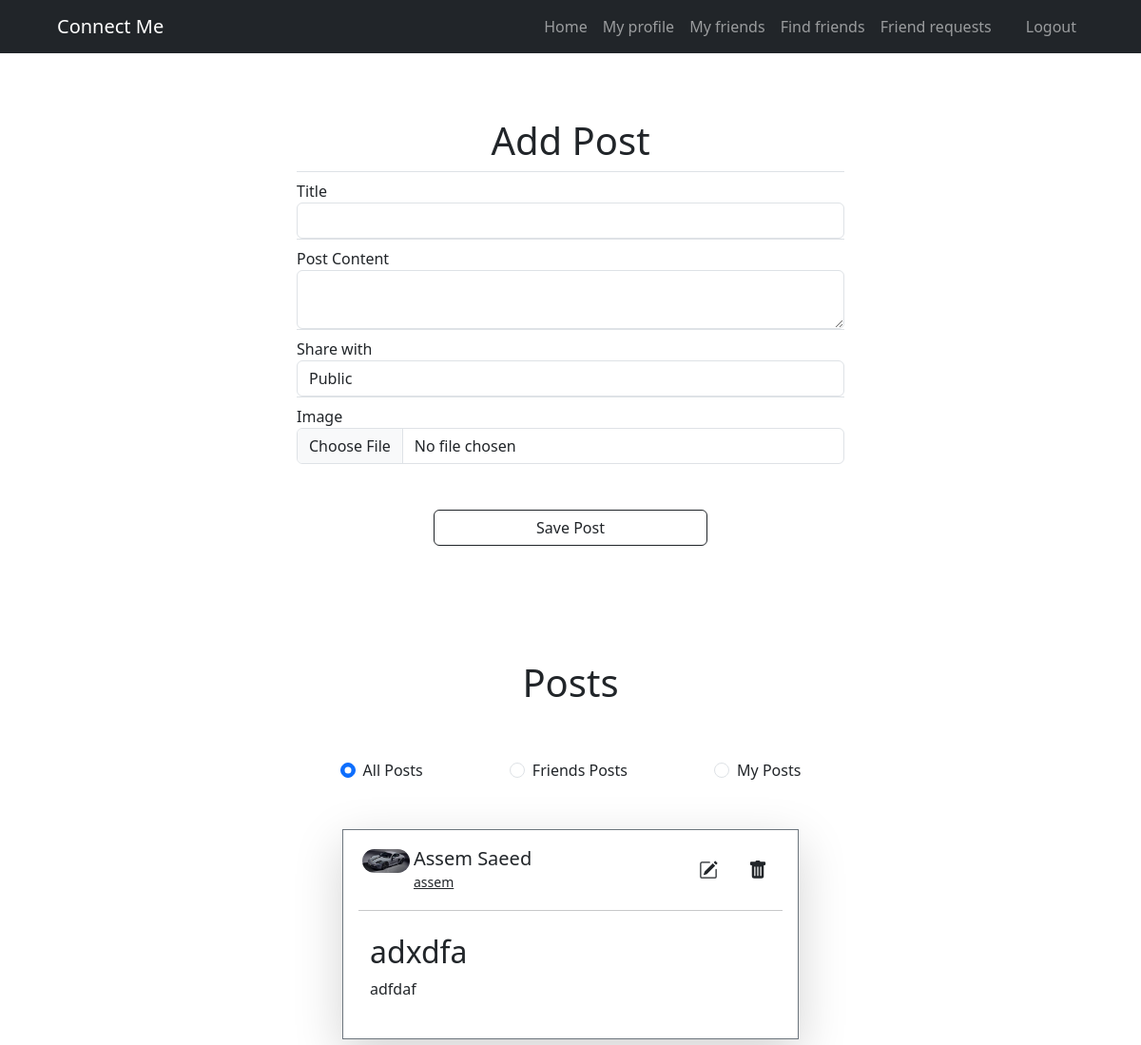
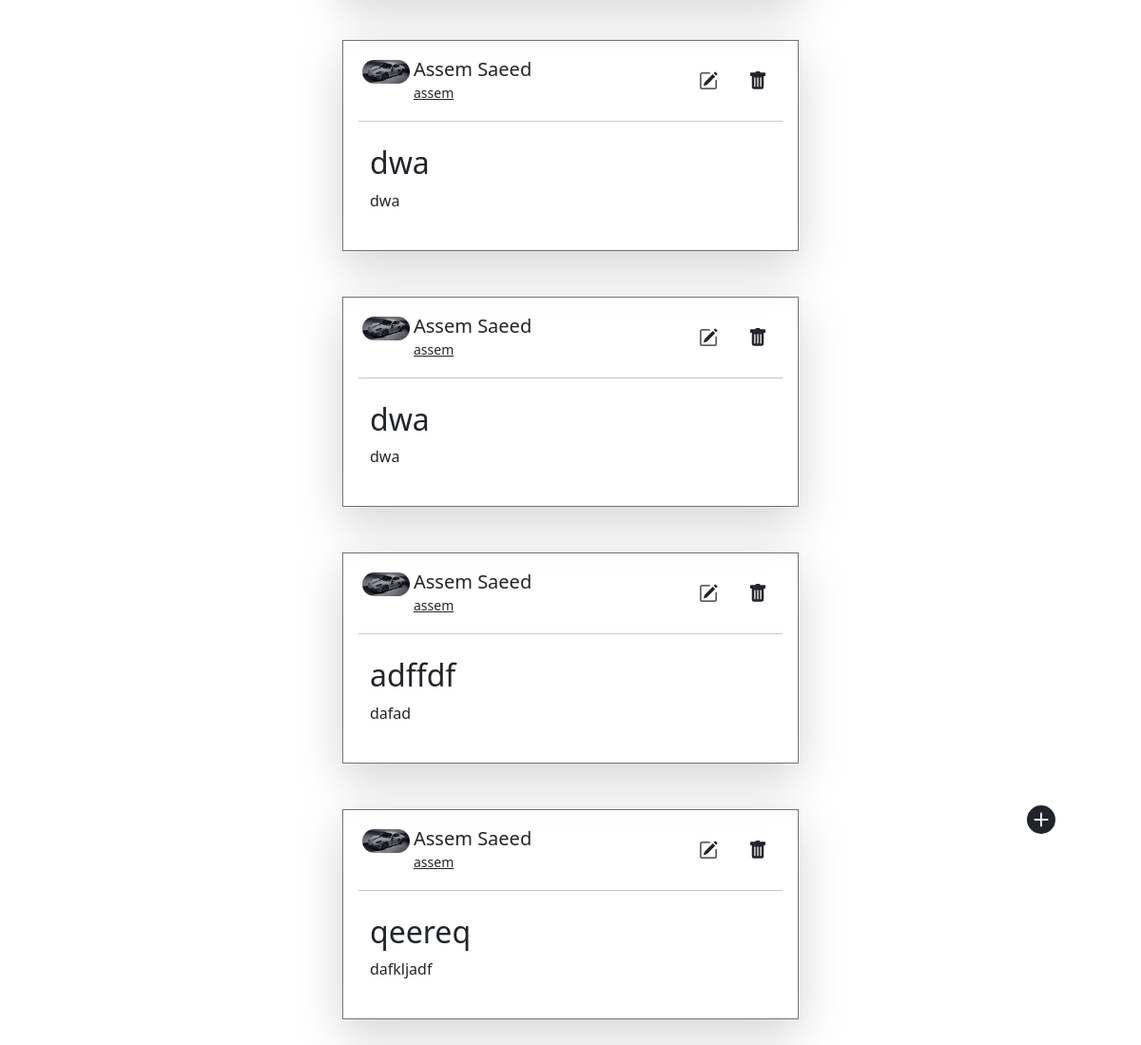
Screenshot of /home (signed in) with the database file from the repository (2 pictures, top to bottom).
### mainpro/models.py (models this page shows)
class Post (db.Model):
    id = db.Column(db.Integer, primary_key=True)
    date = db.Column(db.DateTime, nullable=False, default = datetime.now())
    title = db.Column(db.String(100), nullable=False)
    content = db.Column(db.Text, nullable=False)
    status = db.Column(db.String(10), nullable=False, default='public')
    post_image_data = db.Column(db.LargeBinary, nullable=True)
    post_image_filename = db.Column(db.String(250), nullable=True)
    user_id = db.Column(db.Integer, db.ForeignKey('user.id'), nullable=False)

class User (db.Model, UserMixin):
    id = db.Column(db.Integer, primary_key=True)
    first_name = db.Column(db.String(20), nullable=True)
    middle_name = db.Column(db.String(20), nullable=True)
    last_name = db.Column(db.String(20), nullable=True)
    birth_date = db.Column(db.DateTime(), nullable=True)
    profile_image_data = db.Column(db.LargeBinary, nullable=True)
    profile_image_filename = db.Column(db.String(250), nullable=True)
    username = db.Column(db.String(20), unique=True, nullable=False)
    email = db.Column(db.String(120), unique=True, nullable=False)
    password = db.Column(db.String(60), nullable=False )
    posts = db.relationship('Post', backref='author', lazy=True)
    no_of_friends = db.Column(db.Integer, nullable=False, default=0)
    pendings = db.Column(db.Integer, nullable=False, default=0)

### mainpro/routes.py (the view, shortened to what this page needs)
@app.route('/', methods = ['GET', 'POST'])
@app.route('/home', methods = ['GET', 'POST'])
@app.route('/edit/<post_id>', methods = ['GET', 'POST'])
@login_required
def home(post_id = ""):
    form2 = None
    post_to_edit = None
    form = PostForm()
    friend_posts = []
    friendships = Friendship.query.filter((Friendship.user_id == current_user.id)).all()
    for friendship in friendships:
        friend_posts += User.query.get(friendship.friend_id).posts
    friends_posts  = list(filter(lambda post : post.status == 'Friends_only' , friend_posts ))
    posts_id = []
    for post in friends_posts:
        posts_id.append(post.id)
    friends_posts = list(filter(lambda post : post.status == 'Public' , friend_posts ))
    for post in friends_posts:
        posts_id.append(post.id)
    posts_onlyme = db.session.query(
            Post,
            User
        )\
        .join( User, Post.user_id == User.id)\
        .filter(Post.user_id == current_user.id)\
        .order_by(Post.date.desc())\
        .all()
    friendsandI_posts = db.session.query(
            Post,
            User
        )\
        .join( User, Post.user_id == User.id)\
        .filter(Post.id.in_(posts_id))\
        .order_by(Post.date.desc())\
        .all()
    posts_public = db.session.query(
            Post,
            User
        )\
        .join( User, Post.user_id == User.id)\
        .filter((Post.status == "Public") | (Post.user_id == current_user.id) | (Post.id.in_(posts_id)))\
        .order_by(Post.date.desc())\
        .all()
    endpoint_title = 'home'
    return render_template('home.html', data={ 'title':endpoint_title, 'Navbar':Navbar, 'form': form, "form2":form2, "user": current_user,  "posts_onlyme": posts_onlyme, "posts_public":posts_public, "friends_only_posts":friendsandI_posts, "friends_only_posts_ids":posts_id, 'post_to_edit':post_to_edit })

### mainpro/forms.py
class PostForm(FlaskForm):
    title = StringField(
        'Title',
        validators=[
            DataRequired(),
            Length(min=2, max=20)
        ]
        )
    content = TextAreaField(
        'Post Content'
        )
    status = SelectField(u'Share with',
                        choices=[('Public', 'Public'), ('Friends_only', 'Friends_only'), ('Only_me', 'Only_me')]
        )
    post_image= FileField(
        'Image'
    )
    submit = SubmitField(
        'Save Post'
    )

### mainpro/models.py (called while the page is built)
@login_manager.user_loader
def load_user(user_id):
    return User.query.get(int(user_id))

### mainpro/templates/home.html (shortened to what this page needs)
{% extends "base.html" %}
{% block content %}
<div class='container content_home text-dark w-50'>
    <div  style="margin-top:100px">
        <form action="" method="POST" enctype="multipart/form-data">
            <div class="d-flex justify-content-around"><h1>Add Post</h1></div>
            <fieldset class = "form-group">
                <legend class="border-bottom mb4"></legend>
                <div class="form-group">
                    {{ data.form.title.label(class = "form-control-label") }}
                    {% if data.form.title.errors %}
                        {{ data.form.title(class = "form-control is-invalid") }}
                        <div class="invalid-feedback">
                            {% for error in data.form.title.errors %}
                                <span>{{ error }}</span>
                            {% endfor %}
                        </div>
                    {% else %}
                        {{ data.form.title(class = " input_x form-control") }}
                    {% endif %}
                </div>
            </fieldset>
            <fieldset class = "form-group">
                <legend class="border-bottom mb4"></legend>
                <div class="form-group">
                    {{ data.form.content.label(class = "form-control-label") }}
                    {{ data.form.content(class = "form-control") }}
                </div>
            </fieldset>
            <fieldset class = "form-group">
                <legend class="border-bottom mb4"></legend>
                <div class="form-group">
                    {{ data.form.status.label(class = "form-control-label") }}
                    {% if data.form.status.errors %}
                        {{ data.form.status(class = "form-control is-invalid") }}
                        <div class="invalid-feedback">
                            {% for error in data.form.status.errors %}
                                <span>{{ error }}</span>
                            {% endfor %}
                        </div>
                    {% else %}
                        {{ data.form.status(class = "form-control") }}
                    {% endif %}
                </div>
            </fieldset>
            <fieldset class = "form-group">
                <legend class="border-bottom mb4"></legend>
                <div class="form-group">
                    {{ data.form.post_image.label(class = "form-control-label") }}
                    {{ data.form.post_image(class = "form-control") }}
                </div>
            </fieldset>
            <div class="d-flex justify-content-around">
                {{ data.form.submit(class = "form-control-label form-group btn btn-outline-dark m-5 d-flex justify-content-center w-50") }}
            </div>
        </form>
    </div>
<br>
<div class="d-flex justify-content-around m-5"><h1>Posts</h1></div>
<div class=" d-flex justify-content-around ">
    <div class="form-check">
        <input class="form-check-input" type="radio" name="exampleRadios" id="publicid" value="option1" checked onchange="checkRadio()" >
        <label class="form-check-label" for="exampleRadios1">
            All Posts
        </label>
    </div>
    <div class="form-check">
        <input class="form-check-input" type="radio" name="exampleRadios" id="friends_onlyid" value="option2" onchange="checkRadio()">
        <label class="form-check-label" for="exampleRadios2">
            Friends Posts
        </label>
    </div>
    <div class="form-check">
        <input class="form-check-input" type="radio" name="exampleRadios" id="only_meid" value="option3" onchange="checkRadio()">
        <label class="form-check-label" for="exampleRadios3">
            My Posts
        </label>
    </div>
</div>
<div class="public_posts_container" style="margin-bottom: 70px" id="public_posts_container">
{% for post in data.posts_public %}
        <div class="border border-secondary p-3 shadow-lg  containe post_container m-5 d-flex flex-column justify-content-around  border" >
            <div class="  d-flex personal_info" >
                <div class="m-1 ">
                    <img class="rounded-5" width="50px" src="{{ '../static/profile_images/' + post.User.profile_image_filename }}" alt="pp" srcset="">
                </div>
                <div class="d-flex w-100 justify-content-between">
                    <div class="text-start d-flex flex-column justify-content-center">
                        <div class=" text-start d-flex h5 mb-0 align-content-center justify-content-around ">
                            {{post.User.first_name}} {{post.User.last_name}}
                        </div>
                        <div>
                            <a class=" text-dark" href="{{ url_for('profile', userID = post.User.id) }}">
                                <small>
                                    {{post.User.username}}
                                </small>
                            </a>
                        </div>
                    </div>
                    <div class="d-flex align-content-around">
                        {% if post.Post.user_id == data.user.id %}
                        <a class="text-dark d-flex flex-column justify-content-center m-2" href="{{ url_for('home' , post_id=post.Post.id) }}" >
                            <div class="d-flex flex-column justify-content-center m-2" >
                            </div>
                        </a>
                        <a class="text-dark d-flex flex-column justify-content-center m-2" href="{{ url_for('delete_Post' , post_id=post.Post.id) }}">
                            <div class="d-flex flex-column justify-content-center m-2">
                            </div>
                        </a>
                        {% endif %}
                    </div>
                </div>
            </div>
            <hr>
            <div class="container my-2">
                <div class="row">
                {% if post.Post.post_image_filename and post.Post.content %}
                    <div class="col-md-4 d-flex justify-content-around my-3">
                        <img src="{{ '../static/profile_images/' + post.Post.post_image_filename }}" alt="Post Image" class="img-fluid">
                    </div>
                    <div class="col-md-8">
                        <h2>{{post.Post.title}}</h2>
                        <p>{{post.Post.content}}</p>
                    </div>
                {% elif post.Post.content %}
                <div class="col-md-10">
                    <h2>{{post.Post.title}}</h2>
                    <p class="">{{post.Post.content}}</p>
                </div>
                {% elif post.Post.post_image_filename %}
                    <div class="d-flex  flex-column align-content-center text-center ">
                        <h2>{{post.Post.title}}</h2>
                        <img src="{{ '../static/profile_images/' + post.Post.post_image_filename }}" alt="Post Image" class="img-fluid object-fit-contain bigimage">
                    </div>
                {% endif %}
                </div>
            </div>
        </div>
{% endfor %}
</div>
<div class="addbutton" onclick="scrollToTop()" >
    <svg xmlns="http://www.w3.org/2000/svg" width="30" height="30" fill="currentColor" class="bi bi-plus-circle-fill" viewBox="0 0 16 16">
    <path d="M16 8A8 8 0 1 1 0 8a8 8 0 0 1 16 0zM8.5 4.5a.5.5 0 0 0-1 0v3h-3a.5.5 0 0 0 0 1h3v3a.5.5 0 0 0 1 0v-3h3a.5.5 0 0 0 0-1h-3v-3z"/>
    </svg>
</div>
</div>
{% endblock content %}

### mainpro/static/base.css (style rules this page uses)
.content_home { background-color: rgb(255, 255, 255); display: flex; justify-content: center; flex-direction: column; min-height: 100vh; }
.addbutton { position: fixed; top: 85%; left: 90%; cursor: pointer; }
img { height: auto; max-width: 600px; object-fit: contain; display: block; }

### rows the page displays
Post: profile_image_filename (picture), User.first_name "Assem", User.last_name "Saeed", User.username "assem", Post "adxdfa", Post.content "adfdaf"
Post: profile_image_filename (picture), User.first_name "Assem", User.last_name "Saeed", User.username "assem", Post "dwa", Post.content "dwa"
Post: profile_image_filename (picture), User.first_name "Assem", User.last_name "Saeed", User.username "assem", Post "dwa", Post.content "dwa"
Post: profile_image_filename (picture), User.first_name "Assem", User.last_name "Saeed", User.username "assem", Post "adffdf", Post.content "dafad"
Post: profile_image_filename (picture), User.first_name "Assem", User.last_name "Saeed", User.username "assem", Post "qeereq", Post.content "dafkljadf"

### other values shown
{{ data.form.title.label(class = "form-control-label") }} "Title"
{{ data.form.content.label(class = "form-control-label") }} "Post Content"
{{ data.form.status.label(class = "form-control-label") }} "Share with"
{{ data.form.post_image.label(class = "form-control-label") }} "Image"
